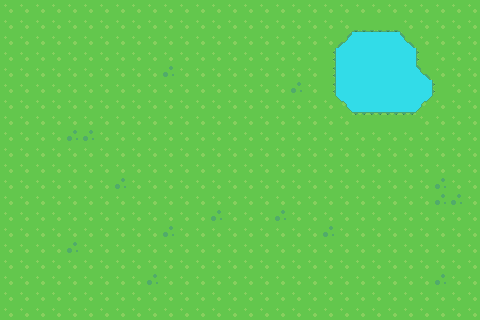

A level layout from a 2D game, rendered from its tile map. Below: a short description, then the map file with its tile-grid data intact:
An orthogonal 30x20 tile map with 16x16 px tiles, 2 tile layers (Land, Water).

<map version="1.10" tiledversion="1.11.2" orientation="orthogonal" renderorder="right-down" width="30" height="20" tilewidth="16" tileheight="16" infinite="0" nextlayerid="8" nextobjectid="1">
 <editorsettings>
  <export target="Lua Tileset/SCENE_MAIN_FARM..lua" format="lua" />
 </editorsettings>
 <tileset firstgid="1" source="sunville.tsx" />
 <layer id="1" name="Land" width="30" height="20">
  <data encoding="csv">
131,131,131,131,131,131,131,131,131,131,131,131,131,131,131,131,131,131,131,131,131,131,131,131,131,131,131,131,131,131,
131,131,131,131,131,131,131,131,131,131,131,131,131,131,131,131,131,131,131,131,131,131,131,131,131,131,131,131,131,131,
131,131,131,131,131,131,131,131,131,131,131,131,131,131,131,131,131,131,131,131,131,131,131,131,131,131,131,131,131,131,
131,131,131,131,131,131,131,131,131,131,131,131,131,131,131,131,131,131,131,131,131,131,131,131,131,131,131,131,131,131,
131,131,131,131,131,131,131,131,131,131,133,131,131,131,131,131,131,131,131,131,131,131,131,131,131,131,131,131,131,131,
131,131,131,131,131,131,131,131,131,131,131,131,131,131,131,131,131,131,133,131,131,131,131,131,131,131,131,131,131,131,
131,131,131,131,131,131,131,131,131,131,131,131,131,131,131,131,131,131,131,131,131,131,131,131,131,131,131,131,131,131,
131,131,131,131,131,131,131,131,131,131,131,131,131,131,131,131,131,131,131,131,131,131,131,131,131,131,131,131,131,131,
131,131,131,131,133,133,131,131,131,131,131,131,131,131,131,131,131,131,131,131,131,131,131,131,131,131,131,131,131,131,
131,131,131,131,131,131,131,131,131,131,131,131,131,131,131,131,131,131,131,131,131,131,131,131,131,131,131,131,131,131,
131,131,131,131,131,131,131,131,131,131,131,131,131,131,131,131,131,131,131,131,131,131,131,131,131,131,131,131,131,131,
131,131,131,131,131,131,131,133,131,131,131,131,131,131,131,131,131,131,131,131,131,131,131,131,131,131,131,133,131,131,
131,131,131,131,131,131,131,131,131,131,131,131,131,131,131,131,131,131,131,131,131,131,131,131,131,131,131,133,133,131,
131,131,131,131,131,131,131,131,131,131,131,131,131,133,131,131,131,133,131,131,131,131,131,131,131,131,131,131,131,131,
131,131,131,131,131,131,131,131,131,131,133,131,131,131,131,131,131,131,131,131,133,131,131,131,131,131,131,131,131,131,
131,131,131,131,133,131,131,131,131,131,131,131,131,131,131,131,131,131,131,131,131,131,131,131,131,131,131,131,131,131,
131,131,131,131,131,131,131,131,131,131,131,131,131,131,131,131,131,131,131,131,131,131,131,131,131,131,131,131,131,131,
131,131,131,131,131,131,131,131,131,133,131,131,131,131,131,131,131,131,131,131,131,131,131,131,131,131,131,133,131,131,
131,131,131,131,131,131,131,131,131,131,131,131,131,131,131,131,131,131,131,131,131,131,131,131,131,131,131,131,131,131,
131,131,131,131,131,131,131,131,131,131,131,131,131,131,131,131,131,131,131,131,131,131,131,131,131,131,131,131,131,131
</data>
 </layer>
 <layer id="7" name="Water" width="30" height="20">
  <data encoding="csv">
0,0,0,0,0,0,0,0,0,0,0,0,0,0,0,0,0,0,0,0,0,0,0,0,0,0,0,0,0,0,
0,0,0,0,0,0,0,0,0,0,0,0,0,0,0,0,0,0,0,0,0,0,474,474,474,0,0,0,0,0,
0,0,0,0,0,0,0,0,0,0,0,0,0,0,0,0,0,0,0,0,0,472,471,471,471,473,0,0,0,0,
0,0,0,0,0,0,0,0,0,0,0,0,0,0,0,0,0,0,0,0,476,471,471,471,471,471,537,0,0,0,
0,0,0,0,0,0,0,0,0,0,0,0,0,0,0,0,0,0,0,0,476,471,471,471,471,471,473,0,0,0,
0,0,0,0,0,0,0,0,0,0,0,0,0,0,0,0,0,0,0,0,476,471,471,471,471,471,471,537,0,0,
0,0,0,0,0,0,0,0,0,0,0,0,0,0,0,0,0,0,0,0,0,475,471,471,471,471,535,0,0,0,
0,0,0,0,0,0,0,0,0,0,0,0,0,0,0,0,0,0,0,0,0,0,539,539,539,539,0,0,0,0,
0,0,0,0,0,0,0,0,0,0,0,0,0,0,0,0,0,0,0,0,0,0,0,0,0,0,0,0,0,0,
0,0,0,0,0,0,0,0,0,0,0,0,0,0,0,0,0,0,0,0,0,0,0,0,0,0,0,0,0,0,
0,0,0,0,0,0,0,0,0,0,0,0,0,0,0,0,0,0,0,0,0,0,0,0,0,0,0,0,0,0,
0,0,0,0,0,0,0,0,0,0,0,0,0,0,0,0,0,0,0,0,0,0,0,0,0,0,0,0,0,0,
0,0,0,0,0,0,0,0,0,0,0,0,0,0,0,0,0,0,0,0,0,0,0,0,0,0,0,0,0,0,
0,0,0,0,0,0,0,0,0,0,0,0,0,0,0,0,0,0,0,0,0,0,0,0,0,0,0,0,0,0,
0,0,0,0,0,0,0,0,0,0,0,0,0,0,0,0,0,0,0,0,0,0,0,0,0,0,0,0,0,0,
0,0,0,0,0,0,0,0,0,0,0,0,0,0,0,0,0,0,0,0,0,0,0,0,0,0,0,0,0,0,
0,0,0,0,0,0,0,0,0,0,0,0,0,0,0,0,0,0,0,0,0,0,0,0,0,0,0,0,0,0,
0,0,0,0,0,0,0,0,0,0,0,0,0,0,0,0,0,0,0,0,0,0,0,0,0,0,0,0,0,0,
0,0,0,0,0,0,0,0,0,0,0,0,0,0,0,0,0,0,0,0,0,0,0,0,0,0,0,0,0,0,
0,0,0,0,0,0,0,0,0,0,0,0,0,0,0,0,0,0,0,0,0,0,0,0,0,0,0,0,0,0
</data>
 </layer>
</map>
